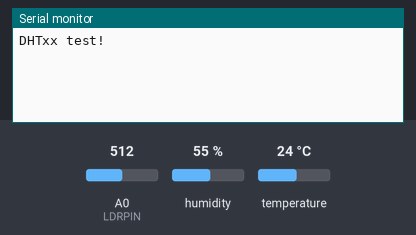
Recording of a sketch running on a simulated ESP8266 (NodeMCU). On the bench: the last lines printed to the serial monitor. The test bench sets the inputs (shaded band); at power-on: humidity 55 %, A0 (LDRPIN) = 512, temperature 24 °C.

Above: at 1.2 s.
1.3 s: humidity set to 22 %
At 6.0 s:
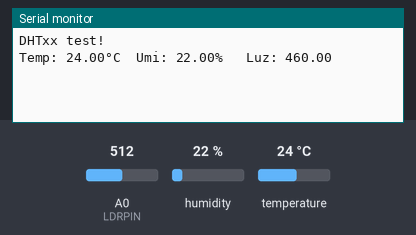
6.5 s: A0 (LDRPIN) set to 716
8.0 s: temperature set to 12 °C
9.5 s: A0 (LDRPIN) set to 900
At 10.8 s:
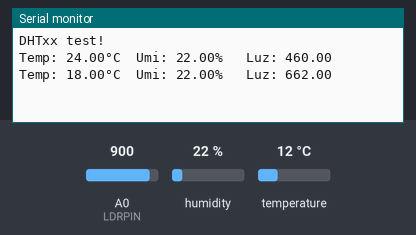

The sketch:

LoRa_transmissor.ino
```cpp
#define TIMER_INTERRUPT_DEBUG      1
#include <SoftwareSerial.h>
#include "ESP8266TimerInterrupt.h"
#include "DHT.h"

#define DHTPIN D5 // pino que estamos conectado
#define DHTTYPE DHT11 // DHT 11
#define LDRPIN A0

DHT dht(DHTPIN, DHTTYPE);
SoftwareSerial loraSerial(D6, D7); // TX, RX

void readAndSend();
float temperaturas[10];
float umidades[10];
int luminosidades[10];
volatile int _index;

void ICACHE_RAM_ATTR TimerHandler(void)
{
  _index = 0;
  float temp = 0.0;
  float umi = 0.0;
  int luz = 0;

  for (int i = 0; i < 10; i++) {
    temp = temp + temperaturas[i];
    umi = umi + umidades[i];
    luz = luz + luminosidades[i];
  }

  Serial.print("Temp: ");
  Serial.print(temp / 10);
  Serial.print("°C\tUmi: ");
  Serial.print(umi / 10);
  Serial.print("% \tLuz: ");
  Serial.println(floor(luz / 10));
  String message = "temp: " + String(temp / 10.0) + "\tumi: " + String(umi / 10.0) + "\tluz: " + String(luz / 10) + "x";
  loraSerial.println(message);
}

#define TIMER_INTERVAL_MS        1000

// Init ESP8266 timer 0
ESP8266Timer ITimer;

void setup()
{

  Serial.begin(115200);
  loraSerial.begin(9600);
  Serial.println("DHTxx test!");

  for (int i = 0; i < 10; i++) {
    temperaturas[i] = 0.0;
    umidades[i] = 0.0 ;
    luminosidades[i] = 0;
  }

  ITimer.attachInterruptInterval(TIMER_INTERVAL_MS * 5000, TimerHandler);

  dht.begin();
}

void loop()
{
  float h = dht.readHumidity();
  float t = dht.readTemperature();
  int ldrValue = analogRead(LDRPIN);
  if (_index >= 10) _index = 0;

  if (isnan(t) || isnan(h))
  {
    Serial.println("Failed to read from DHT");
  }
  else
  {
    temperaturas[_index] = t;
    umidades[_index] = h;
    _index++;
  }
  luminosidades[_index] = ldrValue;
  delay(300);
}
```

Measured:
- after the input at 1.3 s, the serial monitor: prints a new line after 3.7 s (image 1)
- after the input at 9.5 s, the serial monitor: prints a new line after 0.50 s (image 2)
